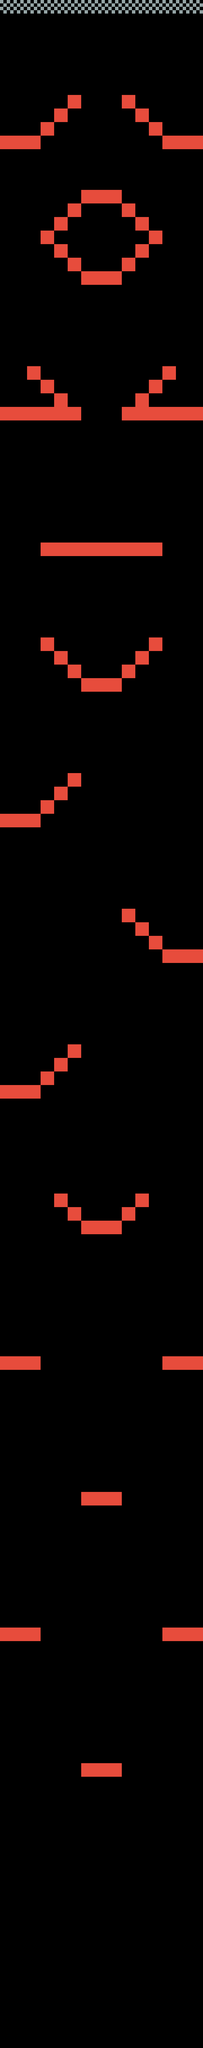

This is a level from a 2D game, rendered from its Tiled map with the project's own tilesets. A one-line summary and the map file follow, with tile-layer data summarised:
An orthogonal 15x151 tile map with 48x48 px tiles, 2 tile layers (walls, finish).

<map version="1.0" orientation="orthogonal" renderorder="right-down" width="15" height="151" tilewidth="48" tileheight="48">
 <tileset firstgid="1" name="tile_set" tilewidth="48" tileheight="48">
  <image source="tile_set.png" width="144" height="96" />
 </tileset>
 <layer name="walls" width="15" height="151">
  <data>[2265 cells, 107 non-empty, 1 distinct tile ids]</data>
 </layer>
 <layer name="finish" width="15" height="151">
  <data>[2265 cells, 15 non-empty, 1 distinct tile ids]</data>
 </layer>
</map>
